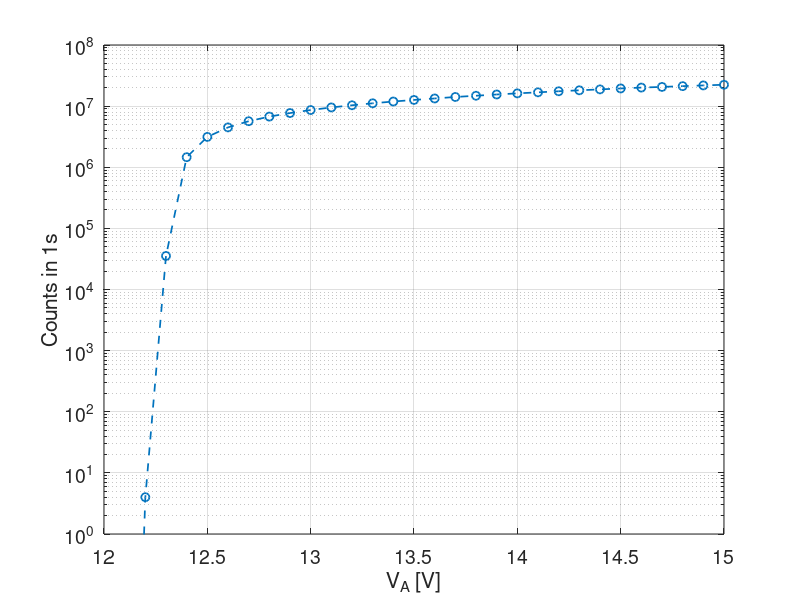
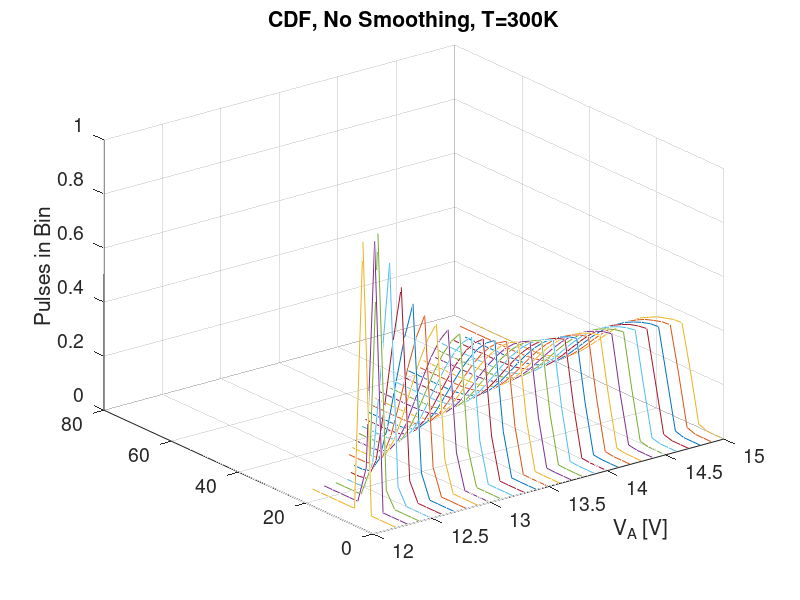
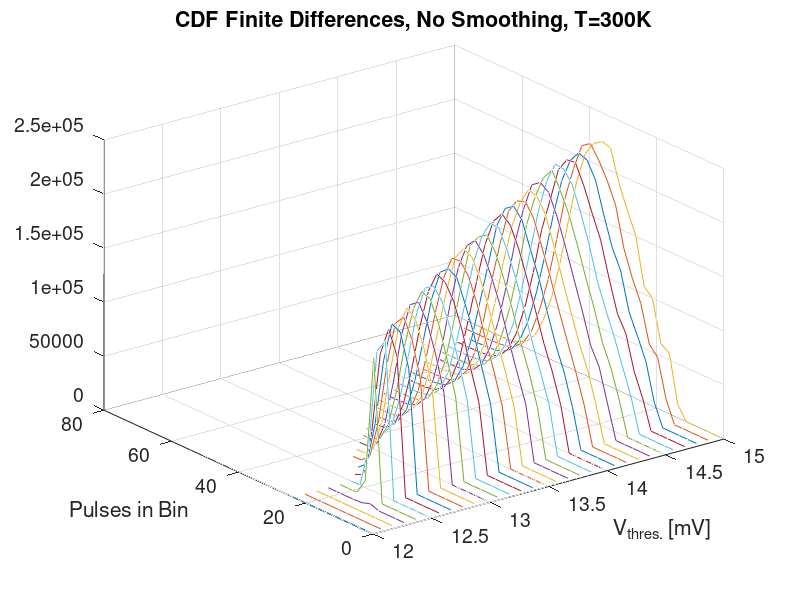
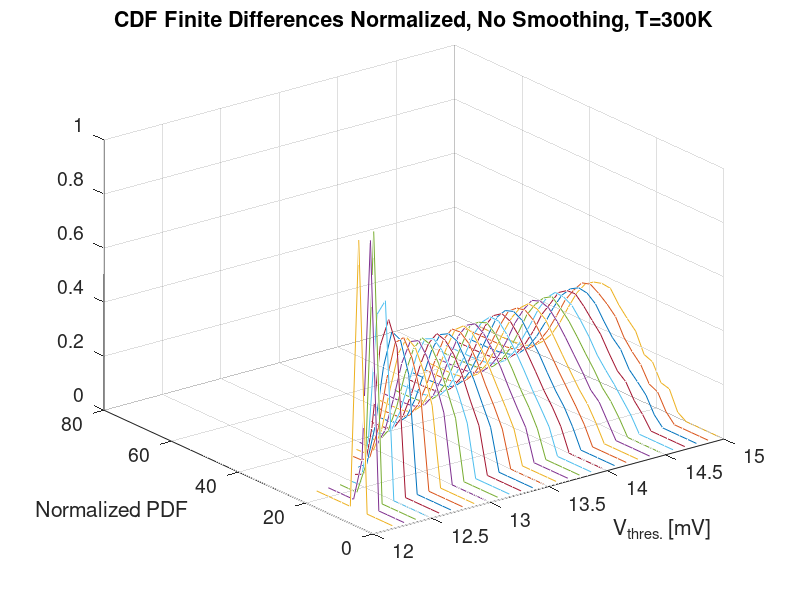

Write the MATLAB code that produced these figures, in order. (Note: this script raises an error after producing the figures.)
%% Plots data collected using 'pqc_get_single_pulse_dist.m' at a single
% temperature

% First, clean up
close all
clear
clc

load( 'pqc_wirebonded_cryo_2_300K.mat' );
temp_str = 'T=300K';

% Figure parameters
lw = 1.25;
fs = 14;

%% Smooth CDF and calculate PDF from smoothed CDF
% for i = 1 : length( VA_list )
%     data_cells{ i }.pulse_CDF_mean_smoothed = smooth( data_cells{ i }.pulse_CDF_mean, 'loess' );
%     pulse_PDF_mean_smoothed = -1 * diff( data_cells{ i }.pulse_CDF_mean_smoothed );
%     pulse_PDF_mean_smoothed( pulse_PDF_mean_smoothed < 0 ) = 0;
%     data_cells{ i }.pulse_PDF_mean_smoothed = pulse_PDF_mean_smoothed;
% end

%% Plot total pulses vs. overbias
figure( )

CDF_peaks = zeros( 1, length( data_cells ) );
for i = 1 : length( data_cells )
    CDF_peaks( i ) = max( data_cells{ i }.pulse_CDF_mean );
end
%plot( VA_list, CDF_peaks / delta_T, 'o--', 'linewidth', lw );
CDF_peaks_log_modified = CDF_peaks;
CDF_peaks_log_modified( CDF_peaks_log_modified == 0 ) = 1e-10;
semilogy( VA_list, CDF_peaks_log_modified / delta_T, 'o--', 'linewidth', lw );
ylim( [ 1 1e8 ] );

grid on;

xlabel( 'V_A [V]' );
ylabel( 'Counts in 1s' );
set( gca, 'fontsize', fs );

%% Plot CDF vs. overbias
figure( )

for i = 1 : length( data_cells )
    plot3( data_cells{ i }.VA * ones( size( data_cells{ i }.Vt_list_current ) ), ...
        1e3 * data_cells{ i }.Vt_list_current, ...
        data_cells{ i }.pulse_CDF_mean / norm( data_cells{ i }.pulse_CDF_mean ) );
    hold on;
end
grid on;
%set( gca, 'ZScale', 'log' );

title( [ 'CDF, No Smoothing, ' temp_str ] );
xlabel( 'V_{thres.} [mV]' );
xlabel( 'V_A [V]' );
zlabel( 'Pulses in Bin' );
%legend( sprintfc( 'V_A = %.1fV', VA_list ) );
set( gca, 'fontsize', fs );

%% Plot raw PDF vs. overbias
figure( )

for i = 1 : length( data_cells )
    plot3( data_cells{ i }.VA * ones( size( data_cells{ i }.Vt_bin_centers ) ), 1e3 * data_cells{ i }.Vt_bin_centers, data_cells{ i }.pulse_PDF_mean );
    hold on;
end
grid on;
%set( gca, 'ZScale', 'log' );

title( [ 'CDF Finite Differences, No Smoothing, ' temp_str ] );
xlabel( 'V_{thres.} [mV]' );
ylabel( 'Pulses in Bin' );
%legend( sprintfc( 'V_A = %.1fV', VA_list ) );
set( gca, 'fontsize', fs );

%% Plot y-normalized PDF vs. overbias
figure( )

for i = 1 : length( data_cells )
    plot3( data_cells{ i }.VA * ones( size( data_cells{ i }.Vt_bin_centers ) ), 1e3 * data_cells{ i }.Vt_bin_centers, data_cells{ i }.pulse_PDF_mean / norm( data_cells{ i }.pulse_PDF_mean ) );
    hold on;
end
grid on;

title( [ 'CDF Finite Differences Normalized, No Smoothing, ' temp_str ] );
xlabel( 'V_{thres.} [mV]' );
ylabel( 'Normalized PDF' );
%legend( sprintfc( 'V_A = %.1fV', VA_list ) );
set( gca, 'fontsize', fs );

%% Plot x-normalized and y-normalized PDF vs. overbias
figure( )

for i = 1 : length( data_cells )
    if( sum(data_cells{ i }.pulse_PDF_mean( : ) ) ~= 0 ) % Eliminate all-zero vectors
        % Find the "max" pulse height (1/1000 the mode on the upper side)
        logical_vec = data_cells{ i }.pulse_PDF_mean < 1 / 100 * max( data_cells{ i }.pulse_PDF_mean );
        logical_inds = find( logical_vec == 0 );
        peak_pulse_index = logical_inds( end );

        plot( data_cells{ i }.Vt_bin_centers / data_cells{ i }.Vt_bin_centers( peak_pulse_index ), data_cells{ i }.pulse_PDF_mean / norm( data_cells{ i }.pulse_PDF_mean ) );
        hold on;
    end
end
grid on;

xlabel( 'V_{pulse} / V_{max} [dimensionless]' );
ylabel( 'Normalized PDF' );
legend( sprintfc( 'V_A = %.1fV', VA_list ) );
set( gca, 'fontsize', fs );
xlim( [ 0 2 ] );

%% Plot PDF peak V_thres and height vs. overbias
figure( )

PDF_peaks = zeros( 1, length( data_cells ) );
PDF_peak_thresh = zeros( 1, length( data_cells ) );
for i = 1 : length( data_cells )
    [ PDF_peaks( i ), ind ] = max( data_cells{ i }.pulse_PDF_mean );
    PDF_peak_thresh( i ) = data_cells{ i }.Vt_bin_centers( ind );
end
yyaxis left
plot( VA_list, PDF_peaks, 'o--', 'linewidth', lw );
hold on;
ylabel( 'PDF Peak Value [Counts]' );

yyaxis right
plot( VA_list, 1000 * PDF_peak_thresh, 'o--', 'linewidth', lw );
ylabel( 'PDF Peak Bin [mV]' );

grid on;

xlabel( 'V_A [V]' );
set( gca, 'fontsize', fs );